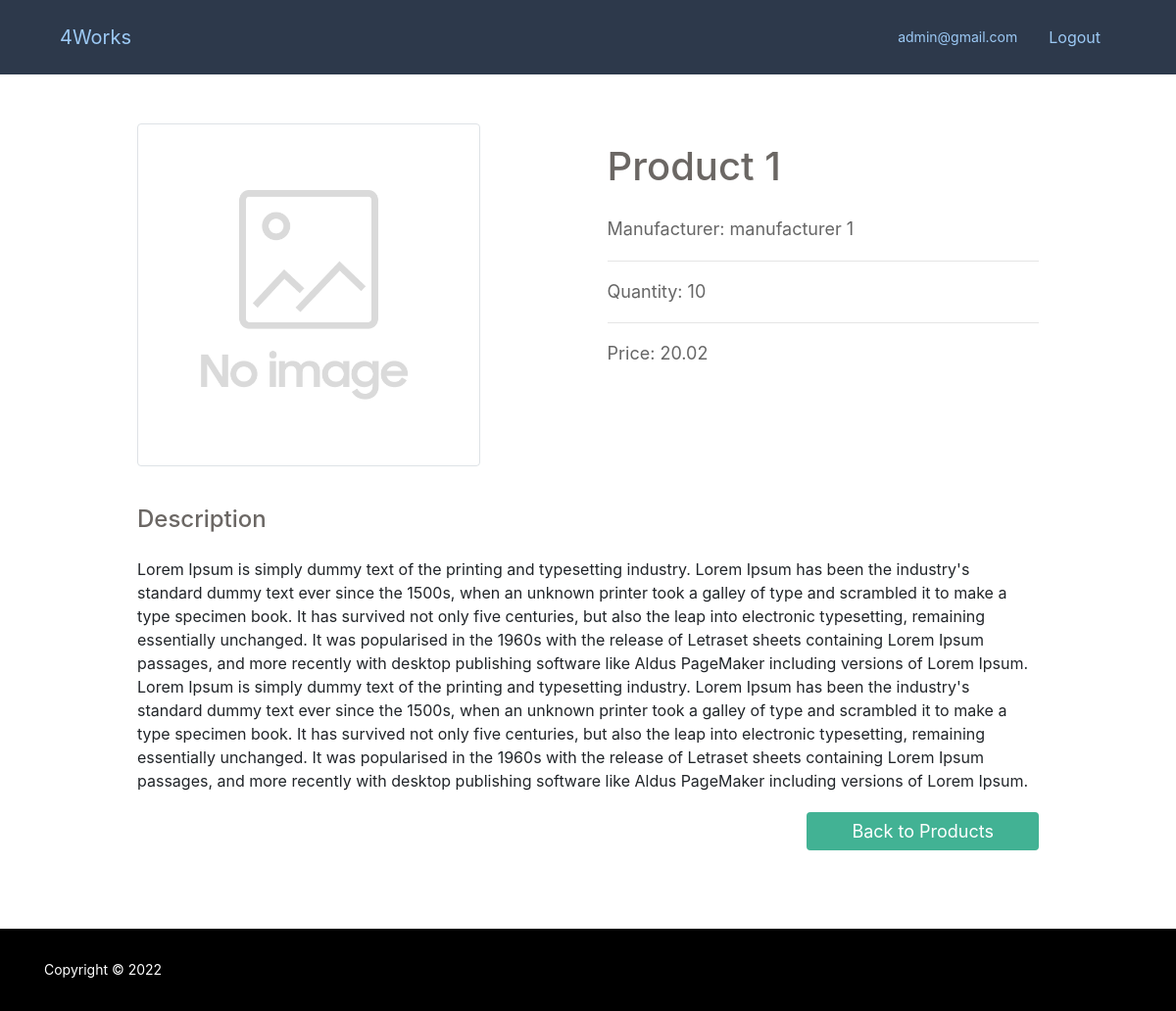
Page /products/1 (signed in) on the committed database.
### tables this page shows
CREATE TABLE `products` (
  `id` int UNSIGNED NOT NULL,
  `name` varchar(255) NOT NULL,
  `description` text,
  `image` varchar(255) DEFAULT NULL,
  `price` decimal(6,2) UNSIGNED NOT NULL,
  `quantity` int UNSIGNED NOT NULL DEFAULT '0',
  `manufacturer` varchar(255) NOT NULL,
  `created_at` timestamp NOT NULL DEFAULT CURRENT_TIMESTAMP,
  `updated_at` timestamp NOT NULL DEFAULT CURRENT_TIMESTAMP
);

CREATE TABLE `users` (
  `id` int UNSIGNED NOT NULL,
  `email` varchar(255) NOT NULL,
  `password` varchar(255) NOT NULL,
  `created_at` timestamp NOT NULL DEFAULT CURRENT_TIMESTAMP,
  `updated_at` timestamp NOT NULL DEFAULT CURRENT_TIMESTAMP,
  `is_admin` tinyint UNSIGNED NOT NULL DEFAULT '0'
);

### router/routes.php (called while the page is built)
<?php
return [
    'product/create' => 'product/create',
    'products/search' => 'product/search',
    'product/update/([0-9]+)' => 'product/update/$1',
    'product/delete/([0-9]+)' => 'product/delete/$1',
    'products/([0-9]+)' => 'product/view/$1',
    'products' => 'product/index',
    'register' => 'user/register',
    'login' => 'user/login',
    'logout' => 'user/logout',
    '' => 'product/index',
];

### index.php (called while the page is built, shortened)
<?php
require_once __DIR__ . "/router/routes.php";
require_once (ROOT . '/app/services/Router.php');
$router = new App\Services\Router();
$router->run();

### app/Services/Page.php (called while the page is built, shortened)
<?php
class Page
{
    public static function part($part_name)
    {
        require_once "views/layouts/" . $part_name . ".php";
    }
}

### app/Models/User.php (called while the page is built, shortened)
<?php
class User extends Model
{
    public static function isGuest()
    {
        if (isset($_SESSION['user'])) {
            return false;
        }
        return true;
    }
    public static function getUserById($id)
    {
        if ($id) {
            $db = self::connection();
            $sql = 'SELECT * FROM users WHERE id = :id';
            $result = $db->prepare($sql);
            $result->bindParam(':id', $id, \PDO::PARAM_INT);
            $result->setFetchMode(\PDO::FETCH_ASSOC);
            $result->execute();
            return $result->fetch();
        }
    }
}

### app/Models/Product.php (called while the page is built, shortened)
<?php
class Product extends Model
{
    public static function get($id)
    {
        $id = intval($id);
        if ($id) {
            $db = self::connection();
            $result = $db->query('SELECT * from products WHERE id=' . $id);
            $result->setFetchMode(\PDO::FETCH_ASSOC);
            $productsItem = $result->fetch();
            return $productsItem;
        }
    }
    public static function getImage($id)
    {
        $noImage = 'no-image.jpg';
        $path = '/uploads/products/';
        $pathToProductImage = $path . $id . '.jpg';
        return $path . $noImage;
    }
}

### views/pages/products/view.php (the view, shortened to what this page needs)
<!doctype html>
<html lang="en">
<?php Page::part('head'); ?>
<body>
<div class="wrapper">
    <?php Page::part('navbar'); ?>
    <div class="content">
        <div class="container">
            <div class="row justify-content-xl-center">
                <div class="col-xl-10">
                    <div class="product product-single" id="product-<?php echo $productsItem['id']; ?>">
                        <div class="product-main">
                            <div class="product-image">
                                <img src="<?php echo Product::getImage($id)?>" class="img-thumbnail" alt="...">
                            </div>
                            <div class="product-body">
                                <h1 class="product-header"><?php echo $productsItem['name']; ?></h1>
                                <div class="wrap-info-product">
                                    <p class="product-manufacturer">Manufacturer: <?php echo $productsItem['manufacturer']; ?></p>
                                    <hr>
                                    <p class="product-quantity">Quantity: <?php echo $productsItem['quantity']; ?></p>
                                    <hr>
                                    <p class="product-price pricing-wrap">Price: <?php echo $productsItem['price']; ?></p>
                                </div>
                            </div>
                        </div>
                        <div class="product-footer">
                            <div class="product-info product-description">
                                <h4>Description</h4>
                                <?php echo $productsItem['description']; ?>
                            </div>
                        </div>
                        <a href="/products" class="btn button right">Back to Products</a>
                    </div>
                </div>
            </div>
        </div>
    </div>
    <?php Page::part('footer');?>

### app/Services/Router.php (shortened to what this page needs)
<?php
class Router
{
    private $routes;
    public function __construct()
    {
        $routesPath = ROOT . '/router/routes.php';
        $this->routes = include($routesPath);
    }
    private function getURI()
    {
        if (!empty($_SERVER['REQUEST_URI'])) {
            return trim($_SERVER['REQUEST_URI'], '/');
        }
    }
    public function run()
    {
        $uri = $this->getURI();
        foreach ($this->routes as $uriPattern => $path) {
            if (preg_match("~$uriPattern~", $uri)) {
                if ($uriPattern or $_SERVER['REQUEST_URI'] === '/') {
                    $internalRoute = preg_replace("~$uriPattern~", $path, $uri);
                    $segments = explode('/', $internalRoute);
                    $controllerName = ucfirst(array_shift($segments)) . 'Controller';
                    $actionName = 'action' . ucfirst(array_shift($segments));
                    $parametrs = $segments;
                    $controllerObject = new $controllerPath();
                    $result = call_user_func_array([$controllerObject, $actionName], $parametrs);
                    if ($result != null) {
                        break;
                    }
                } else {
                    self::error('404');
                }
            }
        }
    }
}

### app/Controllers/ProductController.php (shortened to what this page needs)
<?php
include_once ROOT . '/app/models/Product.php';
include_once ROOT . '/app/models/User.php';
class ProductController
{
    public function actionView($id)
    {
        if ($id) {
            $productsItem = Product::get($id);
            require_once(ROOT . '/views/pages/products/view.php');
        }
        return true;
    }
}

### views/layouts/head.php (shortened to what this page needs)
<head>
    <link rel="stylesheet" href="/vendor\twbs\bootstrap\dist\css\bootstrap.min.css">
    <link rel="stylesheet" href="/assets/css/style.css">
</head>

### views/layouts/navbar.php (shortened to what this page needs)
<header>
    <nav class="navbar navbar-expand-lg navbar-light">
        <div class="container-fluid">
            <a class="navbar-brand" href="/products">4Works</a>
            <div class="d-flex">
                <?php if (User::isGuest()): ?>
                    <a class="nav-link" href="/login">Login</a>
                    <a class="nav-link" href="/register">Register</a>
                <?php else: ?>
                    <p class="nav-link"><?php echo User::getUserById($_SESSION['user'])["email"]; ?></p>
                    <a class="nav-link" href="/logout">Logout</a>
                <?php endif; ?>
            </div>
        </div>
    </nav>
</header>

### views/layouts/footer.php (shortened to what this page needs)
<footer>
    <div class="container">
        <p class="left"><?php echo 'Copyright © 2022 ';?></p>
    </div>
</footer>
</div>
</body>
</html>

### assets/css/style.css (style rules this page uses)
* { margin:0; padding:0; box-sizing:border-box; }
body,html { height:100%; font-size:16px; line-height:1.5; }
h1,h2,h3,h4,h5,h6 { margin:0; margin-bottom: 25px; color: rgb(107, 103, 100); }
p { font-size:14px; line-height:1.7; color:#666; margin:0; }
html, body { height: 100%; }
.wrapper { display: flex; flex-direction: column; height: 100%; }
.content { flex: 1 0 auto; margin: 50px 0; }
footer { flex: 0 0 auto; }
.button { color: #fff; background-color: #42b294; padding: 5px 45px; font-size: 18px; }
.left { float: left; }
.right { float:right; }
.wrap-info-product * { font-size: large; }
.product-footer { margin-top: 40px; margin-bottom: 20px; }
header { background: #2d394b; left: 0; padding: 10px 30px; position: -webkit-sticky; position: sticky; right: 0; top: 0; }
header * { color: #9cc9f5!important; }
footer { background: #000; padding: 30px 0; margin-top: 30px; }
footer * { color: #fff; }
.product-body { margin-top: 20px; }
@media (min-width: 768px) { .product-single .product-main { display: -ms-flexbox; display: -webkit-flex; display: flex; -webkit-flex-direction: row; -ms-flex-direction: row; flex-direction: row; -webkit-flex-wrap: nowrap; -ms-flex-wrap: nowrap; flex-wrap: nowrap; width: 100%; } }
@media (min-width: 768px) { .product-single .product-image { width: 38%; } }
@media (min-width: 768px) { .product-single .product-body { width: 62%; padding-left: 30px; } }
@media (min-width: 1200px) { .product-single .product-body { padding-left: 130px; } }

### rows in the picture
products: users.email "admin@gmail.com", name "Product 1", manufacturer "manufacturer 1", quantity "10", price "20.02", description "Lorem Ipsum is simply dummy text of the printing and typesetting industry. Lorem Ipsum has been the industry's standard dummy text ever since the 1500s, when an unknown printer took a galley of type and scrambled it to make a type specimen book. It has survived not only five centuries, but also the leap into electronic typesetting, remaining essentially unchanged. It was popularised in the 1960s with the release of Letraset sheets containing Lorem Ipsum passages, and more recently with desktop publishing software like Aldus PageMaker including versions of Lorem Ipsum. Lorem Ipsum is simply dummy text of the printing and typesetting industry. Lorem Ipsum has been the industry's standard…"
